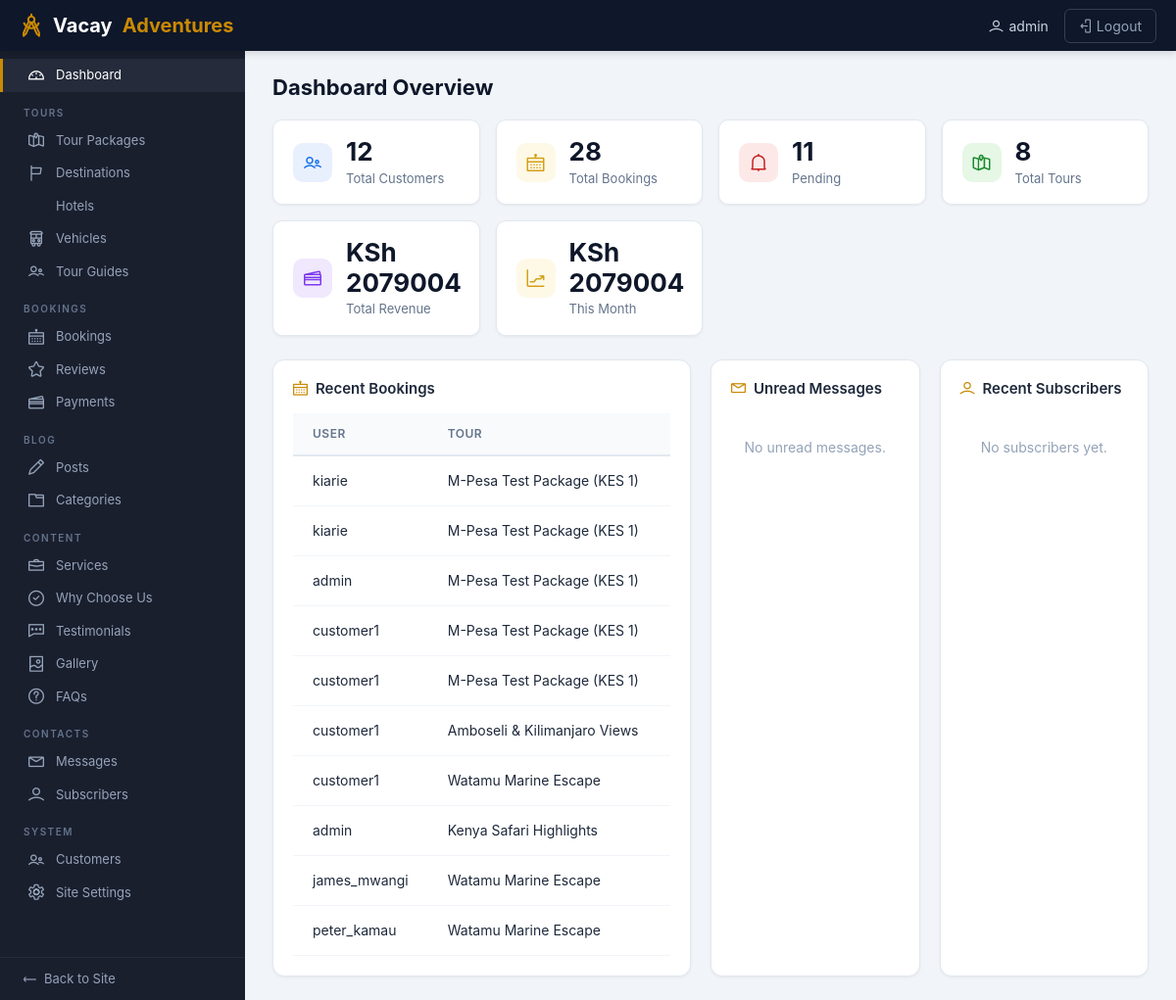
/dashboard/admin/ (signed in), run on the app's committed database.
### bookings/models.py (models this page shows, shortened)
class Booking(models.Model):
    STATUS_CHOICES = [
        ('pending', 'Pending'),
        ('approved', 'Approved'),
        ('cancelled', 'Cancelled'),
        ('completed', 'Completed'),
    ]
    user = models.ForeignKey(User, on_delete=models.CASCADE, related_name='bookings')
    tour = models.ForeignKey(TourPackage, on_delete=models.CASCADE, related_name='bookings')
    travel_date = models.DateField()
    adults = models.IntegerField(default=1)
    children = models.IntegerField(default=0)
    special_requests = models.TextField(blank=True)
    total_price = models.DecimalField(max_digits=12, decimal_places=2)
    status = models.CharField(max_length=20, choices=STATUS_CHOICES, default='pending')
    booking_date = models.DateTimeField(auto_now_add=True)
    updated_at = models.DateTimeField(auto_now=True)
    class Meta:
        ordering = ['-booking_date']

### tours/models.py (models this page shows, shortened)
class TourPackage(models.Model):
    DIFFICULTY_CHOICES = [('easy', 'Easy'), ('moderate', 'Moderate'), ('challenging', 'Challenging')]
    CATEGORY_CHOICES = [
        ('safari', 'Safari'), ('beach', 'Beach'), ('cultural', 'Cultural'),
        ('adventure', 'Adventure'), ('wildlife', 'Wildlife'), ('luxury', 'Luxury'),
    ]
    STATUS_CHOICES = [('draft', 'Draft'), ('published', 'Published')]
    destination = models.ForeignKey(Destination, on_delete=models.SET_NULL, null=True, related_name='tours')
    title = models.CharField(max_length=300)
    slug = models.SlugField(unique=True, blank=True)
    description = models.TextField()
    duration_days = models.IntegerField()
    duration_nights = models.IntegerField(default=0)
    price = models.DecimalField(max_digits=12, decimal_places=2)
    discount_price = models.DecimalField(max_digits=12, decimal_places=2, blank=True, null=True)
    max_guests = models.IntegerField(default=20)
    available_seats = models.IntegerField(default=20)
    difficulty = models.CharField(max_length=20, choices=DIFFICULTY_CHOICES, default='moderate')
    category = models.CharField(max_length=50, choices=CATEGORY_CHOICES, default='safari')
    hotel = models.ForeignKey(Hotel, on_delete=models.SET_NULL, null=True, blank=True, related_name='tours')
    vehicle = models.ForeignKey(Vehicle, on_delete=models.SET_NULL, null=True, blank=True, related_name='tours')
    guide = models.ForeignKey(TourGuide, on_delete=models.SET_NULL, null=True, blank=True, related_name='tours')
    included_services = models.TextField(blank=True, help_text='List items separated by newline')
    excluded_services = models.TextField(blank=True, help_text='List items separated by newline')
    image = models.ImageField(upload_to='tours/', blank=True, null=True, help_text='Main tour image (shown in listings). Individual gallery images below.')
    meeting_point = models.CharField(max_length=500, blank=True)
    start_date = models.DateField(blank=True, null=True)
    end_date = models.DateField(blank=True, null=True)
    itinerary = models.TextField(blank=True, help_text='Day-by-day itinerary')
    status = models.CharField(max_length=20, choices=STATUS_CHOICES, default='published')
    is_featured = models.BooleanField(default=False)
    created_at = models.DateTimeField(auto_now_add=True)
    updated_at = models.DateTimeField(auto_now=True)
    class Meta:
        ordering = ['-created_at']

### dashboard/views.py (the view)
# urls.py: path('admin/', views.admin_dashboard, name='admin_dashboard'),
@staff_required
def admin_dashboard(request):
    total_customers = User.objects.filter(is_staff=False).count()
    total_bookings = Booking.objects.count()
    pending_bookings = Booking.objects.filter(status='pending').count()
    total_tours = TourPackage.objects.count()
    total_revenue = Payment.objects.filter(status='completed').aggregate(total=Sum('amount'))['total'] or 0
    recent_bookings = Booking.objects.order_by('-booking_date')[:10]
    recent_messages = ContactMessage.objects.filter(is_read=False)[:5]
    recent_subscribers = NewsletterSubscriber.objects.filter(is_active=True)[:5]
    monthly_revenue = Payment.objects.filter(
        status='completed', paid_date__year=timezone.now().year,
        paid_date__month=timezone.now().month
    ).aggregate(total=Sum('amount'))['total'] or 0
    context = {
        'total_customers': total_customers, 'total_bookings': total_bookings,
        'pending_bookings': pending_bookings, 'total_tours': total_tours,
        'total_revenue': total_revenue, 'monthly_revenue': monthly_revenue,
        'recent_bookings': recent_bookings, 'recent_messages': recent_messages,
        'recent_subscribers': recent_subscribers,
    }
    return render(request, 'dashboard/admin_dashboard.html', context)

### templates/dashboard/admin_dashboard.html (shortened to what this page needs)
{% extends 'dashboard/admin/base_admin.html' %}
{% load static %}
{% block admin_content %}
<div class="page-header">
    <h1>Dashboard Overview</h1>
</div>
<div class="stat-row">
    <div class="stat-card">
        <div class="stat-icon blue"><i class="lni lni-users"></i></div>
        <div class="stat-info">
            <div class="stat-number">{{ total_customers }}</div>
            <div class="stat-label">Total Customers</div>
        </div>
    </div>
    <div class="stat-card">
        <div class="stat-icon gold"><i class="lni lni-calendar"></i></div>
        <div class="stat-info">
            <div class="stat-number">{{ total_bookings }}</div>
            <div class="stat-label">Total Bookings</div>
        </div>
    </div>
    <div class="stat-card">
        <div class="stat-icon red"><i class="lni lni-alarm"></i></div>
        <div class="stat-info">
            <div class="stat-number">{{ pending_bookings }}</div>
            <div class="stat-label">Pending</div>
        </div>
    </div>
    <div class="stat-card">
        <div class="stat-icon green"><i class="lni lni-map"></i></div>
        <div class="stat-info">
            <div class="stat-number">{{ total_tours }}</div>
            <div class="stat-label">Total Tours</div>
        </div>
    </div>
    <div class="stat-card">
        <div class="stat-icon purple"><i class="lni lni-credit-cards"></i></div>
        <div class="stat-info">
            <div class="stat-number">KSh {{ total_revenue|floatformat:0 }}</div>
            <div class="stat-label">Total Revenue</div>
        </div>
    </div>
    <div class="stat-card">
        <div class="stat-icon gold"><i class="lni lni-stats-up"></i></div>
        <div class="stat-info">
            <div class="stat-number">KSh {{ monthly_revenue|floatformat:0 }}</div>
            <div class="stat-label">This Month</div>
        </div>
    </div>
</div>
<div style="display:grid;grid-template-columns:2fr 1fr 1fr;gap:20px">
    <div class="card-admin">
        <div class="card-body">
            <h5 style="font-size:15px;font-weight:600;margin-bottom:16px;display:flex;align-items:center;gap:8px">
                <i class="lni lni-calendar" style="color:var(--brand)"></i> Recent Bookings
            </h5>
            <div class="table-responsive">
                <table class="table-admin">
                    <thead><tr><th>User</th><th>Tour</th><th>Status</th><th>Amount</th></tr></thead>
                    <tbody>
                        {% for b in recent_bookings %}
                        <tr>
                            <td>{{ b.user.username }}</td>
                            <td>{{ b.tour.title }}</td>
                            <td><span class="badge-status badge-{{ b.status }}">{{ b.get_status_display }}</span></td>
                        </tr>
                        {% empty %}<tr><td colspan="4" style="text-align:center;padding:24px;color:#94a3b8">No bookings yet.</td></tr>
                        {% endfor %}
                    </tbody>
                </table>
            </div>
        </div>
    </div>
    <div class="card-admin">
        <div class="card-body">
            <h5 style="font-size:15px;font-weight:600;margin-bottom:16px;display:flex;align-items:center;gap:8px">
                <i class="lni lni-envelope" style="color:var(--brand)"></i> Unread Messages
            </h5>
            {% for m in recent_messages %}
            <div style="padding:12px 0;border-bottom:1px solid #f1f5f9">
                <strong style="font-size:14px">{{ m.name }}</strong>
                <p style="font-size:13px;color:#64748b;margin:2px 0 0;white-space:nowrap;overflow:hidden;text-overflow:ellipsis">{{ m.message|truncatewords:12 }}</p>
            </div>
            {% empty %}<p style="color:#94a3b8;font-size:14px;text-align:center;padding:24px 0">No unread messages.</p>
            {% endfor %}
        </div>
    </div>
    <div class="card-admin">
        <div class="card-body">
            <h5 style="font-size:15px;font-weight:600;margin-bottom:16px;display:flex;align-items:center;gap:8px">
                <i class="lni lni-user" style="color:var(--brand)"></i> Recent Subscribers
            </h5>
            {% for s in recent_subscribers %}
            <div style="padding:10px 0;border-bottom:1px solid #f1f5f9">
                <span style="font-size:14px">{{ s.email }}</span>
            </div>
            {% empty %}<p style="color:#94a3b8;font-size:14px;text-align:center;padding:24px 0">No subscribers yet.</p>
            {% endfor %}
        </div>
    </div>
</div>
{% endblock %}

### templates/dashboard/admin/base_admin.html (shortened to what this page needs)
<!DOCTYPE html>{% load static %}<html lang="en">
<head>
<link rel="stylesheet" href="{% static 'css/bootstrap.min.css' %}">
<link rel="stylesheet" href="{% static 'css/LineIcons.2.0.css' %}">
</head>
<body>
<div class="admin-topbar">
  <a href="{% url 'dashboard:admin_dashboard' %}" class="brand">
    <i class="lni lni-compass" style="color:#ca8a04;font-size:24px"></i>
    Vacay <span>Adventures</span>
  </a>
  <div class="topbar-right">
    <span class="user-name"><i class="lni lni-user" style="margin-right:6px"></i>{{ request.user.get_full_name|default:request.user.username }}</span>
    <a href="{% url 'accounts:logout' %}" class="logout-link"><i class="lni lni-exit" style="margin-right:4px"></i>Logout</a>
  </div>
</div>
<div class="admin-sidebar">
  <div class="nav-wrap">
    <div class="sidebar-section">
      <a href="{% url 'dashboard:admin_dashboard' %}" class="{% if request.path == '/dashboard/admin/' %}active{% endif %}">
        <i class="lni lni-dashboard"></i> Dashboard
      </a>
    </div>
    <div class="sidebar-section">
      <div class="section-title">Tours</div>
      <a href="{% url 'dashboard:admin_tour_list' %}" class="{% if '/dashboard/admin/tours/' in request.path %}active{% endif %}"><i class="lni lni-map"></i> Tour Packages</a>
      <a href="{% url 'dashboard:admin_destination_list' %}" class="{% if '/dashboard/admin/destinations/' in request.path %}active{% endif %}"><i class="lni lni-flag"></i> Destinations</a>
      <a href="{% url 'dashboard:admin_hotel_list' %}" class="{% if '/dashboard/admin/hotels/' in request.path %}active{% endif %}"> Hotels</a>
      <a href="{% url 'dashboard:admin_vehicle_list' %}" class="{% if '/dashboard/admin/vehicles/' in request.path %}active{% endif %}"><i class="lni lni-bus"></i> Vehicles</a>
      <a href="{% url 'dashboard:admin_guide_list' %}" class="{% if '/dashboard/admin/guides/' in request.path %}active{% endif %}"><i class="lni lni-users"></i> Tour Guides</a>
    </div>
    <div class="sidebar-section">
      <div class="section-title">Bookings</div>
      <a href="{% url 'dashboard:admin_booking_list' %}" class="{% if '/dashboard/admin/bookings/' in request.path %}active{% endif %}"><i class="lni lni-calendar"></i> Bookings</a>
      <a href="{% url 'dashboard:admin_review_list' %}" class="{% if '/dashboard/admin/reviews/' in request.path %}active{% endif %}"><i class="lni lni-star"></i> Reviews</a>
      <a href="{% url 'dashboard:admin_payment_list' %}" class="{% if '/dashboard/admin/payments/' in request.path %}active{% endif %}"><i class="lni lni-credit-cards"></i> Payments</a>
    </div>
    <div class="sidebar-section">
      <div class="section-title">Blog</div>
      <a href="{% url 'dashboard:admin_blogpost_list' %}" class="{% if '/dashboard/admin/blog-posts/' in request.path %}active{% endif %}"><i class="lni lni-pencil"></i> Posts</a>
      <a href="{% url 'dashboard:admin_blogcategory_list' %}" class="{% if '/dashboard/admin/blog-categories/' in request.path %}active{% endif %}"><i class="lni lni-folder"></i> Categories</a>
    </div>
    <div class="sidebar-section">
      <div class="section-title">Content</div>
      <a href="{% url 'dashboard:admin_service_list' %}" class="{% if '/dashboard/admin/services/' in request.path %}active{% endif %}"><i class="lni lni-briefcase"></i> Services</a>
      <a href="{% url 'dashboard:admin_whychooseus_list' %}" class="{% if '/dashboard/admin/why-choose-us/' in request.path %}active{% endif %}"><i class="lni lni-checkmark-circle"></i> Why Choose Us</a>
      <a href="{% url 'dashboard:admin_testimonial_list' %}" class="{% if '/dashboard/admin/testimonials/' in request.path %}active{% endif %}"><i class="lni lni-comments"></i> Testimonials</a>
      <a href="{% url 'dashboard:admin_gallery_list' %}" class="{% if '/dashboard/admin/gallery/' in request.path %}active{% endif %}"><i class="lni lni-image"></i> Gallery</a>
      <a href="{% url 'dashboard:admin_faq_list' %}" class="{% if '/dashboard/admin/faqs/' in request.path %}active{% endif %}"><i class="lni lni-question-circle"></i> FAQs</a>
    </div>
    <div class="sidebar-section">
      <div class="section-title">Contacts</div>
      <a href="{% url 'dashboard:admin_message_list' %}" class="{% if '/dashboard/admin/messages/' in request.path %}active{% endif %}"><i class="lni lni-envelope"></i> Messages</a>
      <a href="{% url 'dashboard:admin_subscriber_list' %}" class="{% if '/dashboard/admin/subscribers/' in request.path %}active{% endif %}"><i class="lni lni-user"></i> Subscribers</a>
    </div>
    <div class="sidebar-section">
      <div class="section-title">System</div>
      <a href="{% url 'dashboard:admin_customer_list' %}" class="{% if '/dashboard/admin/customers/' in request.path %}active{% endif %}"><i class="lni lni-users"></i> Customers</a>
      <a href="{% url 'dashboard:admin_sitesetting_list' %}" class="{% if '/dashboard/admin/site-settings/' in request.path %}active{% endif %}"><i class="lni lni-cog"></i> Site Settings</a>
    </div>
  </div>
  <div class="sidebar-footer">
    <a href="/"><i class="lni lni-arrow-left"></i> Back to Site</a>
  </div>
</div>
<div class="admin-content">
  {% block admin_content %}{% endblock %}
</div>
</body>
</html>

### data on the page
Booking: user.username "kiarie", tour "M-Pesa Test Package (KES 1)"
Booking: user.username "kiarie", tour "M-Pesa Test Package (KES 1)"
Booking: user.username "admin", tour "M-Pesa Test Package (KES 1)"
Booking: user.username "customer1", tour "M-Pesa Test Package (KES 1)"
Booking: user.username "customer1", tour "M-Pesa Test Package (KES 1)"
Booking: user.username "customer1", tour "Amboseli & Kilimanjaro Views"
Booking: user.username "customer1", tour "Watamu Marine Escape"
Booking: user.username "admin", tour "Kenya Safari Highlights"
Booking: user.username "james_mwangi", tour "Watamu Marine Escape"
Booking: user.username "peter_kamau", tour "Watamu Marine Escape"

### other printed values
{{ request.user.get_full_name|default:request.user.username }} "admin"
{{ total_customers }} "12"
{{ total_bookings }} "28"
{{ pending_bookings }} "11"
{{ total_tours }} "8"
{{ total_revenue|floatformat:0 }} "2079004"
{{ monthly_revenue|floatformat:0 }} "2079004"
